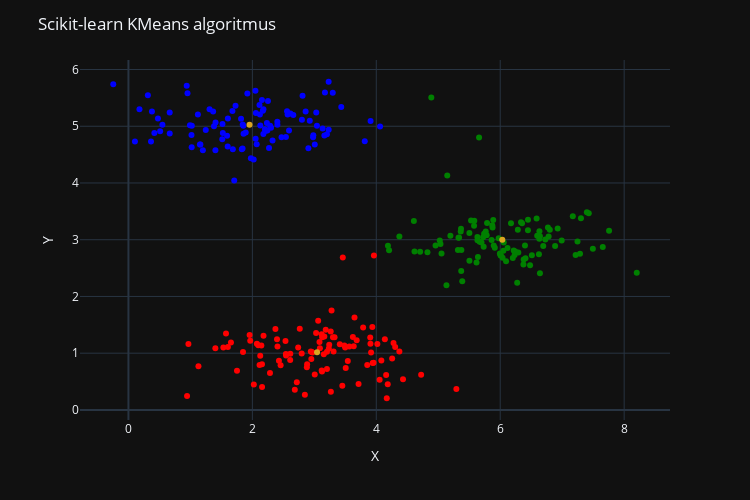

The notebook cell this image was saved under:
### Markdown cell above
Klaszterezés eredményének ábrázolása:

### Code cell
fig = px.scatter(data_frame = df, x='X', y='Y',                          # Eredmények ábrázolása
                         color=kMeans.labels_,
                         color_continuous_scale=["red", "green", "blue"])

fig.add_scatter(x=kMeans.cluster_centers_[:,0],                  # Centroidok
                y=kMeans.cluster_centers_[:,1],                          
                marker_color = 'goldenrod',
                line_width = 0)  

fig.update_layout(                                                      # Plot formázása
    title = "Scikit-learn KMeans algoritmus",
    xaxis_title = 'X',
    yaxis_title = 'Y',
    template=styleTemplate,
    coloraxis_showscale = False,
    showlegend = False,
    width=750,
    height=500,
)

fig.show()

### Figure 1 — Plotly figure (JSON) as saved in the notebook; plotly's stock layout.template omitted (floating-point values rounded to 4 significant figures; data arrays with more than 128 entries replaced by an {"elided": "..."} marker saying what was removed)
{"data": [{"hovertemplate": "X=%{x}<br>Y=%{y}<br>color=%{marker.color}<extra></extra>", "legendgroup": "", "marker": {"color": {"elided": "300 int values"}, "coloraxis": "coloraxis", "symbol": "circle"}, "mode": "markers", "name": "", "orientation": "v", "showlegend": false, "type": "scatter", "x": {"elided": "300 float values"}, "xaxis": "x", "y": {"elided": "300 float values"}, "yaxis": "y"}, {"line": {"width": 0}, "marker": {"color": "goldenrod"}, "type": "scatter", "x": [3.044, 6.034, 1.954], "y": [1.015, 3.001, 5.026]}], "layout": {"coloraxis": {"colorbar": {"title": {"text": "color"}}, "colorscale": [[0, "red"], [0.5, "green"], [1, "blue"]], "showscale": false}, "height": 500, "legend": {"tracegroupgap": 0}, "margin": {"t": 60}, "showlegend": false, "title": {"text": "Scikit-learn KMeans algoritmus"}, "width": 750, "xaxis": {"anchor": "y", "domain": [0, 1], "title": {"text": "X"}}, "yaxis": {"anchor": "x", "domain": [0, 1], "title": {"text": "Y"}}}}
